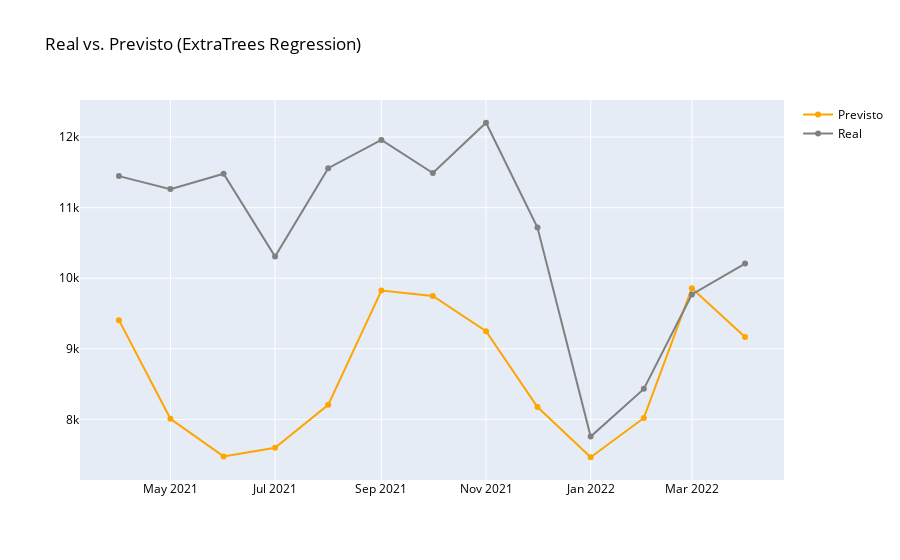

The notebook cell saved with this chart:
### Code cell
fig = go.Figure(data=[
    go.Scatter(name='Previsto', x=df_r_teste['data'], y=pred_teste_et, marker={'color': 'orange'}),
    go.Scatter(name='Real', x=df_r_teste['data'], y=y_r_teste, marker={'color': 'gray'})
    ])
fig.update_layout(font=dict(color='black'), title_text='Real vs. Previsto (ExtraTrees Regression)')
fig.show()

### Figure 1 — Plotly figure (JSON) as saved in the notebook; plotly's stock layout.template omitted (floating-point values rounded to 4 significant figures)
{"data": [{"marker": {"color": "orange"}, "name": "Previsto", "type": "scatter", "x": ["2021-04-01", "2021-05-01", "2021-06-01", "2021-07-01", "2021-08-01", "2021-09-01", "2021-10-01", "2021-11-01", "2021-12-01", "2022-01-01", "2022-02-01", "2022-03-01", "2022-04-01"], "y": [9407.0, 8009.0, 7477.0, 7599.0, 8206.0, 9826.0, 9750.0, 9251.0, 8176.0, 7464.0, 8021.0, 9859.0, 9167.0]}, {"marker": {"color": "gray"}, "name": "Real", "type": "scatter", "x": ["2021-04-01", "2021-05-01", "2021-06-01", "2021-07-01", "2021-08-01", "2021-09-01", "2021-10-01", "2021-11-01", "2021-12-01", "2022-01-01", "2022-02-01", "2022-03-01", "2022-04-01"], "y": [11447, 11263, 11480, 10307, 11559, 11959, 11491, 12203, 10718, 7757, 8433, 9770, 10208]}], "layout": {"font": {"color": "black"}, "title": {"text": "Real vs. Previsto (ExtraTrees Regression)"}}}
